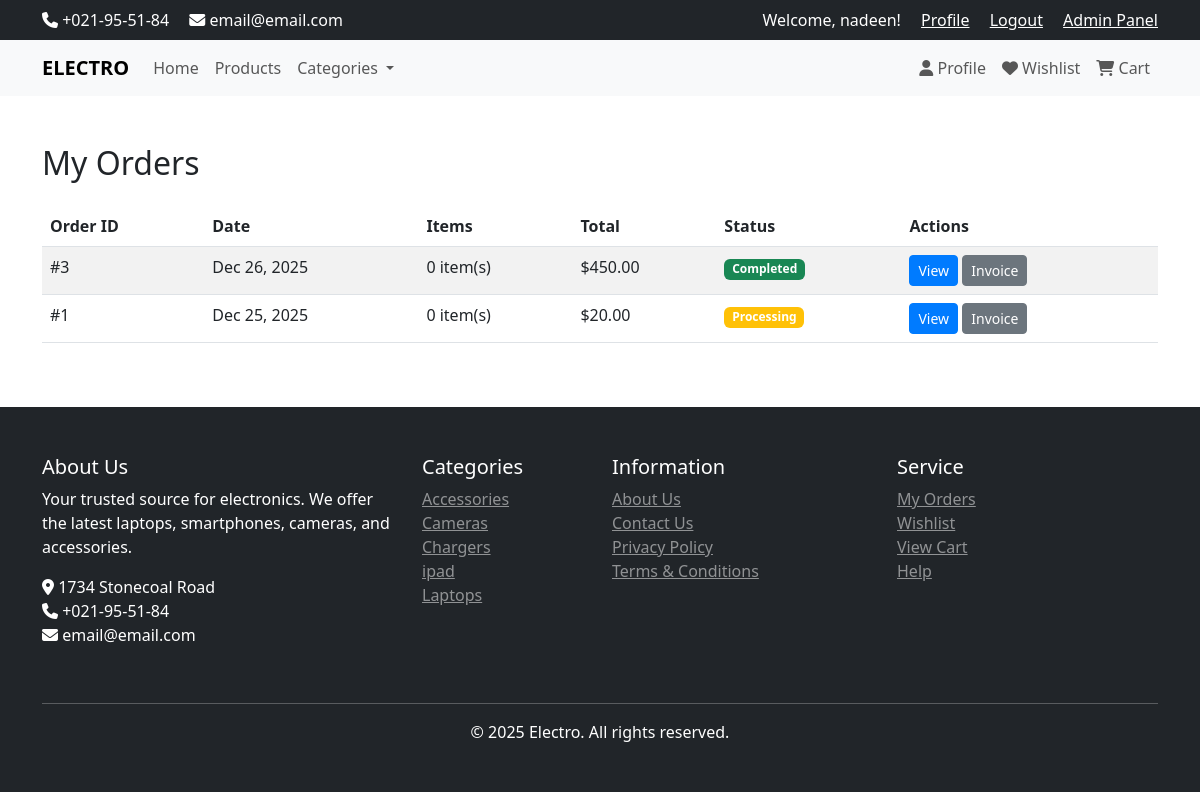
Screenshot of /orders.php (signed in) with the database file from the repository.
### tables this page shows
CREATE TABLE IF NOT EXISTS `orders` (
  `order_id` int NOT NULL AUTO_INCREMENT,
  `user_id` int NOT NULL,
  `total_price` decimal(10,2) NOT NULL,
  `status` enum('pending','processing','shipped','completed','cancelled') DEFAULT 'pending',
  `created_at` datetime DEFAULT CURRENT_TIMESTAMP,
  PRIMARY KEY (`order_id`),
  KEY `user_id` (`user_id`)
);

CREATE TABLE IF NOT EXISTS `categories` (
  `id` int NOT NULL AUTO_INCREMENT,
  `name` varchar(100) NOT NULL,
  `description` text,
  `discount_value` decimal(10,2) DEFAULT NULL,
  `discount_start` datetime DEFAULT NULL,
  `discount_end` datetime DEFAULT NULL,
  `visibility` tinyint(1) DEFAULT '1',
  `allow_comments` tinyint(1) DEFAULT '1',
  PRIMARY KEY (`id`)
);

### classes/Database.php (called while the page is built, shortened)
<?php
class Database {
    private static $instance = null;
    private $conn;
    private function __construct() {
        $config = $GLOBALS['db_config'];
        try {
            $host = $config['host'];
            $dbname = $config['database'];
            $username = $config['username'];
            $password = $config['password'];
            $socketPath = '/Applications/XAMPP/xamppfiles/var/mysql/mysql.sock';
            if (file_exists($socketPath)) {
                try {
                    $dsn = "mysql:unix_socket={$socketPath};dbname={$dbname}";
                    $this->conn = new PDO($dsn, $username, $password, [
                        PDO::ATTR_ERRMODE => PDO::ERRMODE_EXCEPTION,
                        PDO::ATTR_DEFAULT_FETCH_MODE => PDO::FETCH_ASSOC,
                        PDO::ATTR_EMULATE_PREPARES => false
                    ]);
                } catch (PDOException $e) {
                    if ($host === '127.0.0.1') {
                        $host = 'localhost';
                    }
                    $dsn = "mysql:host={$host};dbname={$dbname}";
                    $this->conn = new PDO($dsn, $username, $password, [
                        PDO::ATTR_ERRMODE => PDO::ERRMODE_EXCEPTION,
                        PDO::ATTR_DEFAULT_FETCH_MODE => PDO::FETCH_ASSOC,
                        PDO::ATTR_EMULATE_PREPARES => false
                    ]);
                }
            } else {
                $dsn = "mysql:host={$host};dbname={$dbname}";
                $this->conn = new PDO($dsn, $username, $password, [
                    PDO::ATTR_ERRMODE => PDO::ERRMODE_EXCEPTION,
                    PDO::ATTR_DEFAULT_FETCH_MODE => PDO::FETCH_ASSOC,
                    PDO::ATTR_EMULATE_PREPARES => false
                ]);
            }
            $charset = $config['charset'] ?? 'utf8';
            $this->conn->exec("SET NAMES '{$charset}'");
            $this->conn->exec("USE `{$dbname}`");
        } catch (Exception $e) {
            die("Database connection error: " . $e->getMessage());
        }
    }
    public static function getInstance() {
        if (self::$instance === null) {
            self::$instance = new self();
        }
        return self::$instance;
    }
    public function getConnection() {
        return $this->conn;
    }
}

### includes/functions.php (called while the page is built, shortened)
<?php
function isLoggedIn() {
    return isset($_SESSION['user_id']);
}

### controllers/OrderController.php (called while the page is built, shortened)
<?php
require_once dirname(__DIR__) . '/includes/functions.php';
require_once dirname(__DIR__) . '/classes/Order.php';
class OrderController {
    private $order;
    public function __construct() {
        $this->order = new Order();
    }
    public function index() {
        $orders = $this->order->getUserOrders($_SESSION['user_id']);
        foreach ($orders as &$order) {
            $order['items'] = $this->order->getOrderItems($order['order_id']);
        }
        return ['orders' => $orders];
    }
}

### classes/Order.php (called while the page is built, shortened)
<?php
require_once dirname(__DIR__) . '/classes/Database.php';
class Order {
    private $db;
    private $table = "orders";
    private $itemsTable = "order_items";
    public function __construct() {
        $this->db = Database::getInstance()->getConnection();
    }
    public function getOrderItems($order_id) {
        try {
            if ($this->db instanceof PDO) {
                $stmt = $this->db->prepare("SELECT oi.*, i.name, i.description FROM {$this->itemsTable} oi LEFT JOIN items i ON oi.item_id = i.item_id WHERE oi.order_id = :order_id");
                $stmt->bindParam(':order_id', $order_id, PDO::PARAM_INT);
                $stmt->execute();
                return $stmt->fetchAll();
            }
        } catch (Exception $e) {
            return [];
        }
    }
    public function getUserOrders($user_id) {
        try {
            if ($this->db instanceof PDO) {
                $stmt = $this->db->prepare("SELECT * FROM {$this->table} WHERE user_id = :user_id ORDER BY created_at DESC");
                $stmt->bindParam(':user_id', $user_id, PDO::PARAM_INT);
                $stmt->execute();
                return $stmt->fetchAll();
            }
        } catch (Exception $e) {
            return [];
        }
    }
}

### classes/Category.php (called while the page is built, shortened)
<?php
require_once dirname(__DIR__) . '/classes/Database.php';
class Category {
    private $db;
    private $table = "categories";
    public function __construct() {
        $this->db = Database::getInstance()->getConnection();
    }
    public function getAll($visible_only = false) {
        try {
            $sql = "SELECT * FROM {$this->table}";
            if ($visible_only) {
                $sql .= " WHERE visibility = 1";
            }
            $sql .= " ORDER BY name ASC";
            $stmt = $this->db->prepare($sql);
            $stmt->execute();
            return $stmt->fetchAll();
        } catch (Exception $e) {
            return [];
        }
    }
}

### orders.php (the view, shortened to what this page needs)
<?php
require_once 'includes/header.php';
require_once 'controllers/OrderController.php';
$orderController = new OrderController();
$data = $orderController->index();
$orders = $data['orders'] ?? [];
?>
<div class="container my-5">
    <h2 class="mb-4">My Orders</h2>
    <?php if (empty($orders)): ?>
        <div class="alert alert-info">
            <h4>No orders yet</h4>
            <p>Start shopping to see your orders here.</p>
            <a href="products.php" class="btn btn-primary">Browse Products</a>
        </div>
    <?php else: ?>
        <div class="table-responsive">
            <table class="table table-striped">
                <thead>
                    <tr>
                        <th>Order ID</th>
                        <th>Date</th>
                        <th>Items</th>
                        <th>Total</th>
                        <th>Status</th>
                        <th>Actions</th>
                    </tr>
                </thead>
                <tbody>
                    <?php foreach ($orders as $order): ?>
                        <tr>
                            <td>#<?php echo $order['order_id']; ?></td>
                            <td><?php echo date('M d, Y', strtotime($order['created_at'])); ?></td>
                            <td><?php echo count($order['items'] ?? []); ?> item(s)</td>
                            <td>$<?php echo number_format($order['total_price'], 2); ?></td>
                            <td>
                                <span class="badge bg-<?php
                                    echo $order['status'] === 'completed' ? 'success' :
                                        ($order['status'] === 'cancelled' ? 'danger' : 'warning');
                                ?>">
                                    <?php echo ucfirst($order['status']); ?>
                                </span>
                            </td>
                            <td>
                                <a href="order.php?id=<?php echo $order['order_id']; ?>" class="btn btn-sm btn-primary">View</a>
                                <?php if ($order['status'] !== 'cancelled'): ?>
                                    <a href="invoice.php?order_id=<?php echo $order['order_id']; ?>" class="btn btn-sm btn-secondary">Invoice</a>
                                <?php endif; ?>
                            </td>
                        </tr>
                    <?php endforeach; ?>
                </tbody>
            </table>
        </div>
    <?php endif; ?>
</div>
<?php require_once 'includes/footer.php'; ?>

### includes/footer.php (shortened to what this page needs)
    <footer class="bg-dark text-white mt-5 py-5">
        <div class="container">
            <div class="row">
                <div class="col-md-4 mb-4">
                    <h5>About Us</h5>
                    <p>Your trusted source for electronics. We offer the latest laptops, smartphones, cameras, and accessories.</p>
                    <p>
                        <i class="fas fa-map-marker-alt"></i> 1734 Stonecoal Road<br>
                        <i class="fas fa-phone"></i> +021-95-51-84<br>
                        <i class="fas fa-envelope"></i> email@email.com
                    </p>
                </div>
                <div class="col-md-2 mb-4">
                    <h5>Categories</h5>
                    <ul class="list-unstyled">
                        <?php
                        $basePath = (strpos($_SERVER['PHP_SELF'], '/auth/') !== false) ? '../' : '';
                        require_once dirname(__DIR__) . '/classes/Category.php';
                        $category = new Category();
                        $categories = $category->getAll(true);
                        foreach (array_slice($categories, 0, 5) as $cat): ?>
                            <li><a href="<?php echo $basePath; ?>category.php?id=<?php echo $cat['id']; ?>" class="text-white-50"><?php echo htmlspecialchars($cat['name']); ?></a></li>
                        <?php endforeach; ?>
                    </ul>
                </div>
                <div class="col-md-3 mb-4">
                    <h5>Information</h5>
                    <ul class="list-unstyled">
                        <li><a href="#" class="text-white-50">About Us</a></li>
                        <li><a href="#" class="text-white-50">Contact Us</a></li>
                        <li><a href="#" class="text-white-50">Privacy Policy</a></li>
                        <li><a href="#" class="text-white-50">Terms & Conditions</a></li>
                    </ul>
                </div>
                <div class="col-md-3 mb-4">
                    <h5>Service</h5>
                    <ul class="list-unstyled">
                        <?php
                        $basePath = (strpos($_SERVER['PHP_SELF'], '/auth/') !== false) ? '../' : '';
                        if (isLoggedIn()): ?>
                            <li><a href="<?php echo $basePath; ?>orders.php" class="text-white-50">My Orders</a></li>
                            <li><a href="<?php echo $basePath; ?>wishlist.php" class="text-white-50">Wishlist</a></li>
                        <?php endif; ?>
                        <li><a href="<?php echo $basePath; ?>cart.php" class="text-white-50">View Cart</a></li>
                        <li><a href="#" class="text-white-50">Help</a></li>
                    </ul>
                </div>
            </div>
            <hr class="bg-white">
            <div class="row">
                <div class="col-12 text-center">
                    <p class="mb-0">&copy; <?php echo date('Y'); ?> Electro. All rights reserved.</p>
                </div>
            </div>
        </div>
    </footer>
</body>
</html>

### assets/css/style.css (style rules this page uses)
:root { --primary-color: #007bff; --secondary-color: #6c757d; --success-color: #28a745; --danger-color: #dc3545; --warning-color: #ffc107; --info-color: #17a2b8; --light-color: #f8f9fa; --dark-color: #343a40; }
body { font-family: 'Segoe UI', Tahoma, Geneva, Verdana, sans-serif; }
.btn-primary { background-color: var(--primary-color); border-color: var(--primary-color); }

### rows the page displays
orders: order_id "3", created_at "Dec 26, 2025", count($order['items'] ?? []) "0", total_price "450.00", status "Completed"
orders: order_id "1", created_at "Dec 25, 2025", count($order['items'] ?? []) "0", total_price "20.00", status "Processing"
categories: name "Accessories"
categories: name "Cameras"
categories: name "Chargers"
categories: name "ipad"
categories: name "Laptops"

### other values shown
$_SESSION['first_name'] "nadeen"
